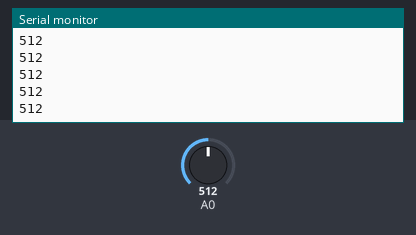
The sketch below on a simulated Arduino Uno, built with avr-gcc and run on an emulated ATmega328P. On the bench: the last lines printed to the serial monitor. Inputs (shaded band) come from the test bench; at power-on: A0 = 512.

Above: at 1.2 s.
1.3 s: A0 set to 390
At 2.3 s:
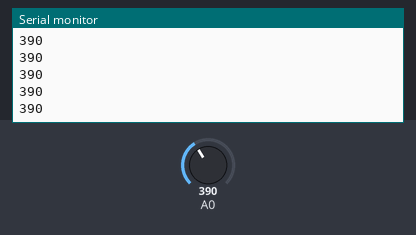
2.8 s: A0 set to 410
At 3.8 s:
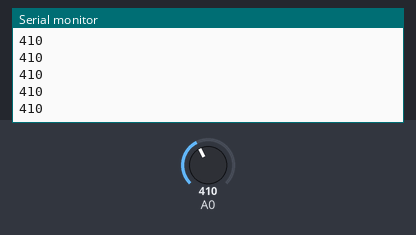
Timing chart, 0 to 5.8 s (numbered marks = the images above; inputs shaded):
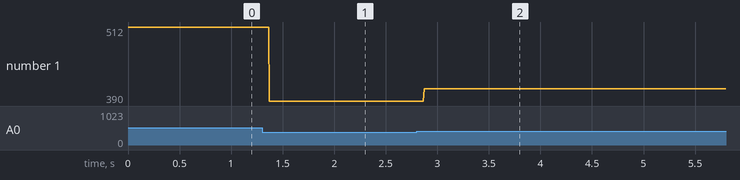

Measured:
- after the input at 1.3 s, the serial monitor: prints a new line after 0.07 s (image 1)
- after the input at 2.8 s, the serial monitor: prints a new line after 0.07 s (image 2)
- plotted number 1: 512 → 390 after the input at 1.3 s, 390 → 410 after the input at 2.8 s

The sketch:

LEDTEST.ino
```cpp
// the setup routine runs once when you press reset:
void setup() {
  // initialize serial communication at 9600 bits per second:
  Serial.begin(9600);
}

// the loop routine runs over and over again forever:
void loop() {
  // read the input on analog pin 0:
  int knobValue = analogRead(A0);
  if (knobValue > 400){
    digitalWrite(2, HIGH);
  }else { digitalWrite(2, LOW);}
   // print out the value you read:
  Serial.println(knobValue);

}
```
